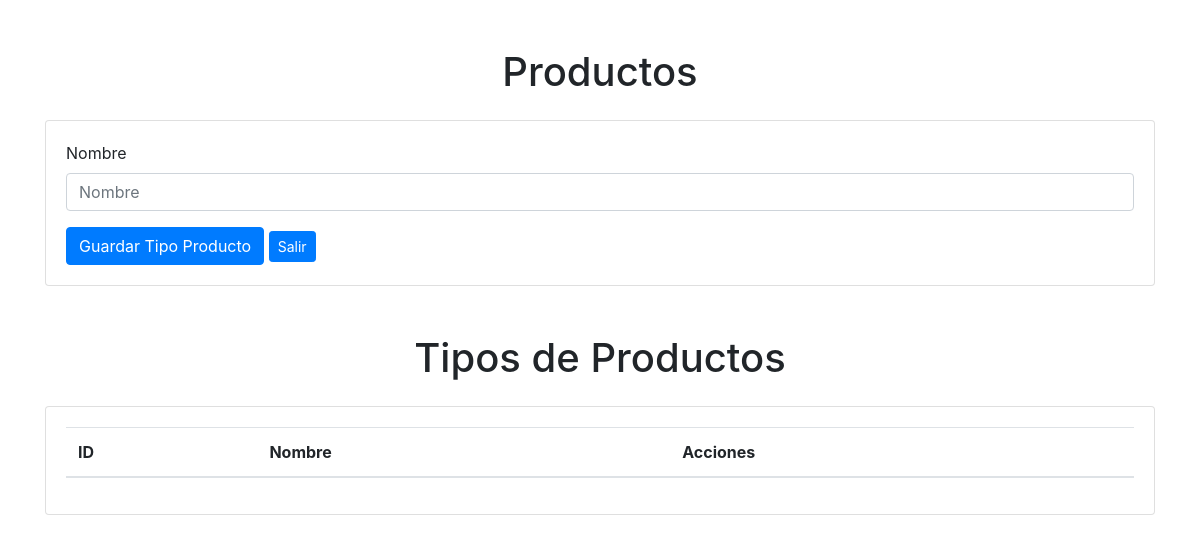
Page /administrar/mantenedorTipoProducto/ on the earlier database version.
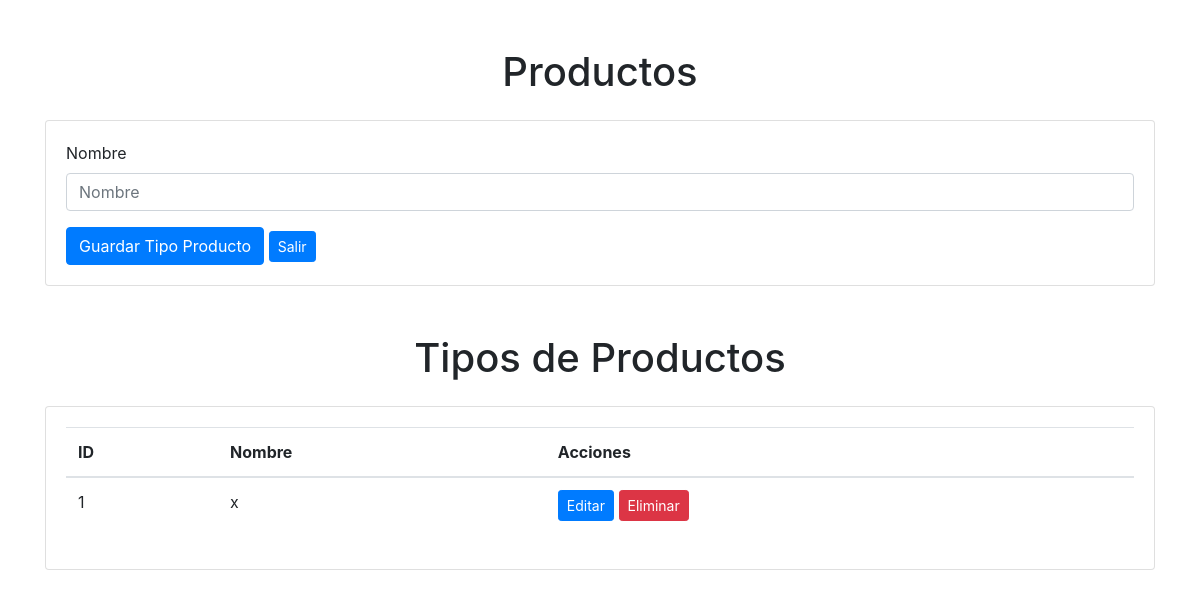
Same page on the later database version.
### aplicacion/models.py (models this page shows, shortened)
class TipoProducto(models.Model):
    IdTipoProducto = models.AutoField(primary_key=True)
    nombre = models.CharField(max_length=255)

### aplicacion/views.py (the view)
# urls.py: path('administrar/mantenedorTipoProducto/', views.mantenedorTipoProducto, name='mantenedorTipoProducto'),
def mantenedorTipoProducto(request):
    tipos_productos = TipoProducto.objects.all()  # Obtiene todos los objetos de TipoUsuario
    return render(request, 'aplicacion/tipoproducto.html', {'tipos_productos': tipos_productos})

### aplicacion/templates/aplicacion/tipoproducto.html (shortened to what this page needs)
{% load static %}
<!DOCTYPE html>
<html lang="es">
<head>
    <link rel="stylesheet" href="{% static 'css/style.css' %}">
    <link rel="stylesheet" href="https://stackpath.bootstrapcdn.com/bootstrap/4.5.2/css/bootstrap.min.css">
</head>
<body>
    <div class="container mt-5">
        <h1 class="text-center">Productos</h1>
        <div class="card mt-4">
            <div class="card-body">
                <form>
                    <div class="form-group">
                        <label for="nombre">Nombre</label>
                        <input type="text" class="form-control" id="nombre" placeholder="Nombre">
                    </div>
                    <button type="button" class="btn btn-primary" onclick="agregarTipoProducto();">Guardar Tipo Producto</button>
                    <a href=".." class="btn btn-sm btn-primary">Salir</a>
                </form>
            </div>
        </div>
    </div>
    <div class="container mt-5">
        <h1 class="text-center">Tipos de Productos</h1>
        <div class="card mt-4">
            <div class="card-body">
                <table class="table">
                    <thead>
                        <tr>
                            <th>ID</th>
                            <th>Nombre</th>
                            <th>Acciones</th>
                        </tr>
                    </thead>
                    <tbody>
                        {% for tipo_producto in tipos_productos %}
                        <tr>
                            <td>{{ tipo_producto.IdTipoProducto }}</td>
                            <td>{{ tipo_producto.nombre }}</td>
                            <td>
                                <a href="{% url 'editar_tipo_producto' tipo_producto.IdTipoProducto %}" class="btn btn-sm btn-primary">Editar</a>
                                <a href="{% url 'eliminar_tipo_producto' tipo_producto.IdTipoProducto %}" class="btn btn-sm btn-danger">Eliminar</a>
                            </td>
                        </tr>
                        {% endfor %}
                    </tbody>
                </table>
            </div>
        </div>
    </div>
</body>
</html>

Differences in the rows shown:
added TipoProducto: IdTipoProducto "1", nombre "x"
